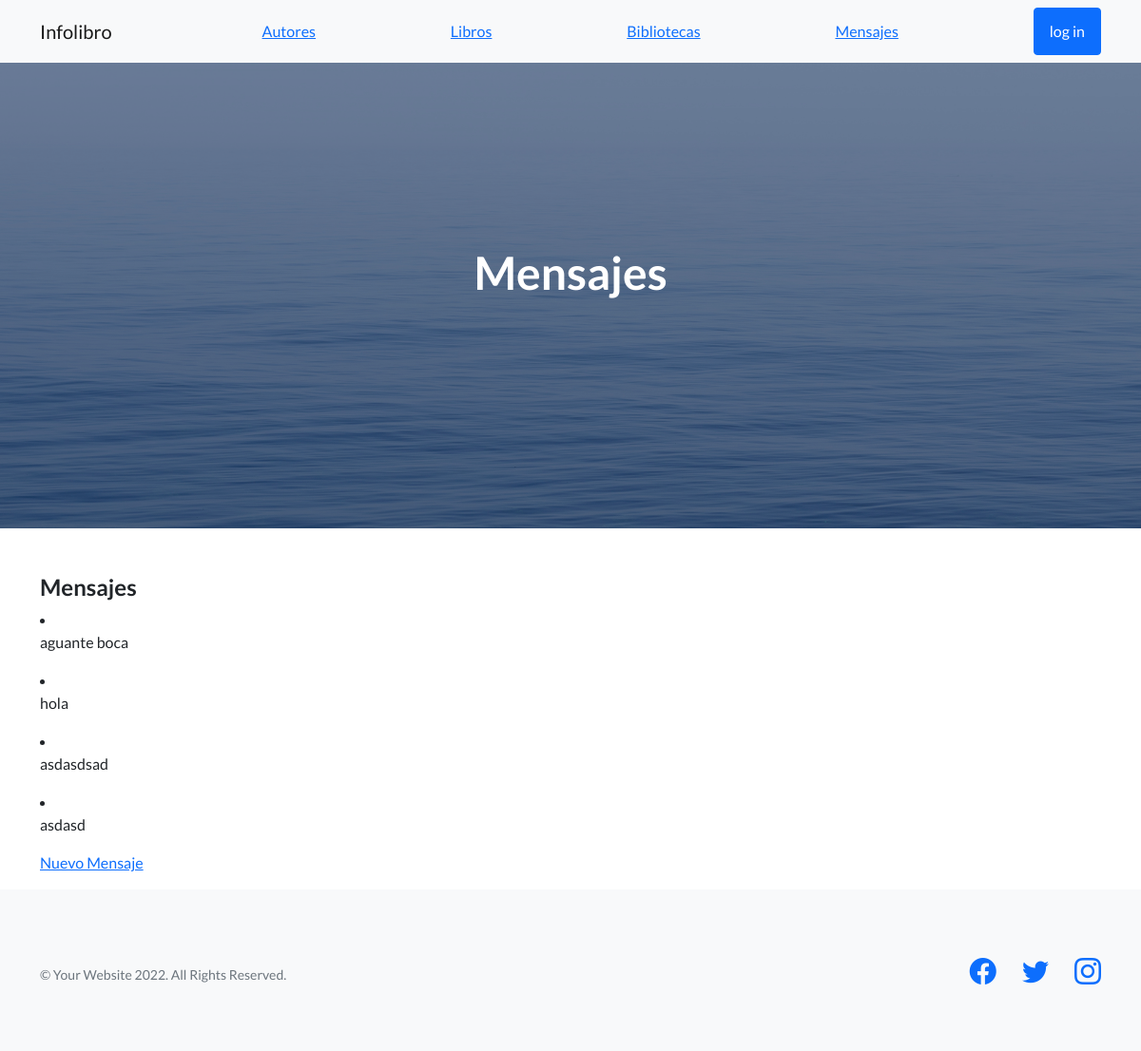
Page /list-mensaje/ on the committed database.
### AppProyecto/models.py (models this page shows, shortened)
class mensaje(models.Model):
    mensaje=models.CharField(max_length=250)

### AppProyecto/views.py (the view)
# urls.py: path('list-mensaje/',List_mensaje.as_view(), name='list-mensaje'),
class List_mensaje(ListView):
    model = mensaje
    template_name = 'AppProyecto/list-mensaje.html'

### AppProyecto/templates/AppProyecto/list-mensaje.html (shortened to what this page needs)
{% extends 'AppProyecto/padre.html' %}
{% block encabezado %} Mensajes {% endblock %}
{% block contenido %}
<section class="mt-5">
    <div class="container">
        <div class="row">
            <div class= "col-lg-12">
                <h4>Mensajes</h4>
                {% for mensaje in object_list %}
                <li>
                    <p> {{ mensaje.mensaje }}</p>
                </li>
                {% endfor %}
                <p>
                    <a href="{% url 'add-mensaje' %}">Nuevo Mensaje</a>
                </p>
            </div>
        </div>
    </div>
</section>
{% endblock %}

### rows in the picture
mensaje: mensaje "aguante boca"
mensaje: mensaje "hola"
mensaje: mensaje "asdasdsad"
mensaje: mensaje "asdasd"
